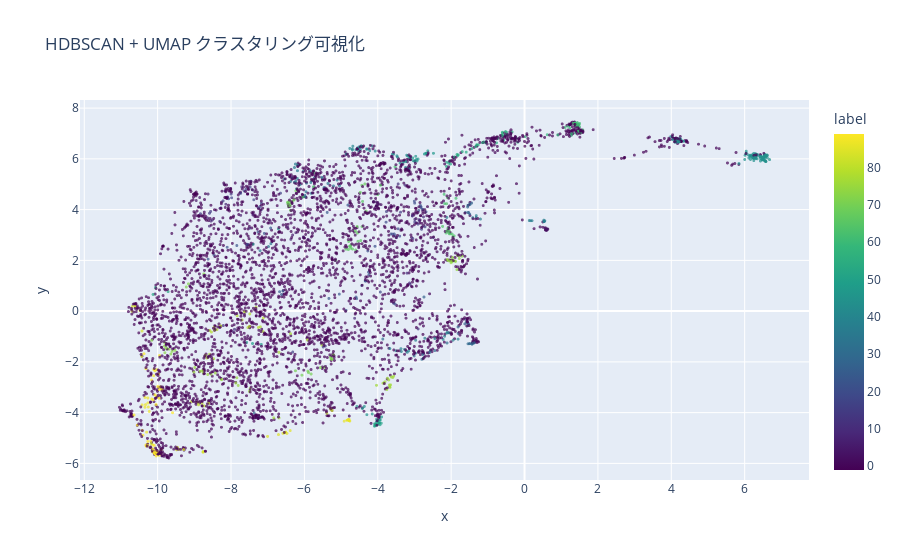
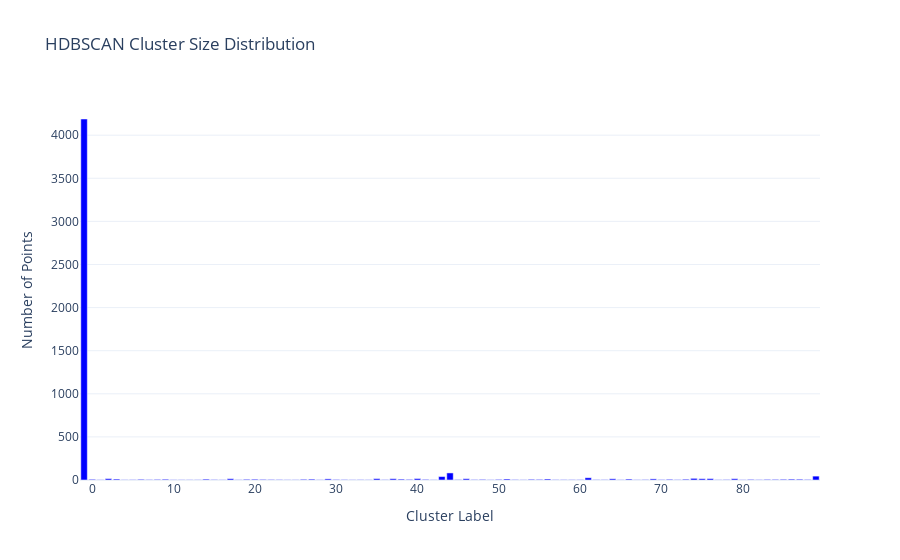

Source (notebook cell) for these figures, in order:
### Code cell
run_hdbscan(X, y , min_samples=5, min_cluster_size=3)

### Figure 1 — Plotly figure (JSON) as saved in the notebook; plotly's stock layout.template omitted (floating-point values rounded to 4 significant figures; data arrays with more than 128 entries replaced by an {"elided": "..."} marker saying what was removed)
{"data": [{"hovertemplate": "x=%{x}<br>y=%{y}<br>label=%{marker.color}<extra></extra>", "legendgroup": "", "marker": {"color": {"elided": "5000 int values"}, "coloraxis": "coloraxis", "opacity": 0.7, "size": 3, "symbol": "circle"}, "mode": "markers", "name": "", "showlegend": false, "type": "scattergl", "x": {"elided": "5000 float values"}, "xaxis": "x", "y": {"elided": "5000 float values"}, "yaxis": "y"}], "layout": {"coloraxis": {"colorbar": {"title": {"text": "label"}}, "colorscale": [[0, "#440154"], [0.1111, "#482878"], [0.2222, "#3e4989"], [0.3333, "#31688e"], [0.4444, "#26828e"], [0.5556, "#1f9e89"], [0.6667, "#35b779"], [0.7778, "#6ece58"], [0.8889, "#b5de2b"], [1, "#fde725"]]}, "legend": {"tracegroupgap": 0}, "title": {"text": "HDBSCAN + UMAP クラスタリング可視化"}, "xaxis": {"anchor": "y", "domain": [0, 1], "title": {"text": "x"}}, "yaxis": {"anchor": "x", "domain": [0, 1], "title": {"text": "y"}}}}

### Figure 2 — Plotly figure (JSON) as saved in the notebook; plotly's stock layout.template omitted (floating-point values rounded to 4 significant figures)
{"data": [{"marker": {"color": "blue"}, "name": "Cluster Size", "type": "bar", "x": [-1, 0, 1, 2, 3, 4, 5, 6, 7, 8, 9, 10, 11, 12, 13, 14, 15, 16, 17, 18, 19, 20, 21, 22, 23, 24, 25, 26, 27, 28, 29, 30, 31, 32, 33, 34, 35, 36, 37, 38, 39, 40, 41, 42, 43, 44, 45, 46, 47, 48, 49, 50, 51, 52, 53, 54, 55, 56, 57, 58, 59, 60, 61, 62, 63, 64, 65, 66, 67, 68, 69, 70, 71, 72, 73, 74, 75, 76, 77, 78, 79, 80, 81, 82, 83, 84, 85, 86, 87, 88, 89], "y": [4188, 8, 3, 16, 11, 3, 4, 8, 5, 7, 9, 3, 3, 3, 3, 10, 5, 3, 15, 3, 8, 9, 7, 6, 5, 3, 3, 8, 10, 3, 13, 6, 5, 3, 4, 3, 16, 4, 15, 10, 7, 17, 7, 3, 40, 82, 5, 15, 5, 7, 3, 7, 12, 5, 3, 8, 7, 12, 4, 4, 4, 4, 26, 4, 4, 14, 3, 11, 3, 5, 13, 5, 8, 4, 9, 19, 15, 16, 3, 5, 15, 3, 7, 4, 7, 7, 8, 10, 9, 6, 45]}], "layout": {"title": {"text": "HDBSCAN Cluster Size Distribution"}, "xaxis": {"title": {"text": "Cluster Label"}}, "yaxis": {"title": {"text": "Number of Points"}}}}
